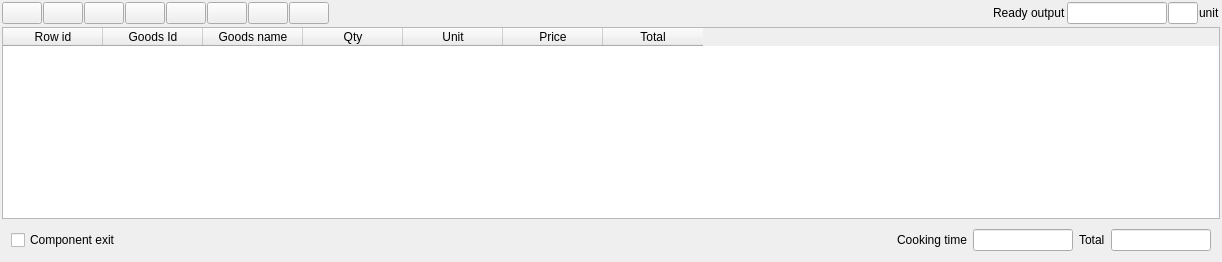
     <widget class="QWidget" name="tab_2">
      <attribute name="title">
       <string>Complectation</string>
      </attribute>
      <layout class="QHBoxLayout" name="horizontalLayout_4">
       <property name="leftMargin">
        <number>0</number>
       </property>
       <property name="topMargin">
        <number>0</number>
       </property>
       <property name="rightMargin">
        <number>0</number>
       </property>
       <property name="bottomMargin">
        <number>0</number>
       </property>
       <item>
        <widget class="QWidget" name="wbody" native="true">
         <property name="sizePolicy">
          <sizepolicy hsizetype="Preferred" vsizetype="Preferred">
           <horstretch>0</horstretch>
           <verstretch>5</verstretch>
          </sizepolicy>
         </property>
         <layout class="QVBoxLayout" name="verticalLayout_2">
          <property name="spacing">
           <number>1</number>
          </property>
          <property name="leftMargin">
           <number>1</number>
          </property>
          <property name="topMargin">
           <number>1</number>
          </property>
          <property name="rightMargin">
           <number>1</number>
          </property>
          <property name="bottomMargin">
           <number>1</number>
          </property>
          <item>
           <widget class="QWidget" name="wtoolbar" native="true">
            <layout class="QHBoxLayout" name="horizontalLayout_2">
             <property name="spacing">
              <number>1</number>
             </property>
             <property name="leftMargin">
              <number>1</number>
             </property>
             <property name="topMargin">
              <number>1</number>
             </property>
             <property name="rightMargin">
              <number>1</number>
             </property>
             <property name="bottomMargin">
              <number>1</number>
             </property>
             <item>
              <widget class="QPushButton" name="btnAddGoods">
               <property name="focusPolicy">
                <enum>Qt::FocusPolicy::NoFocus</enum>
               </property>
               <property name="text">
                <string/>
               </property>
               <property name="icon">
                <iconset resource="../resources/res.qrc">
                 <normaloff>:/add.png</normaloff>:/add.png</iconset>
               </property>
              </widget>
             </item>
             <item>
              <widget class="QPushButton" name="btnRemoveGoods">
               <property name="focusPolicy">
                <enum>Qt::FocusPolicy::NoFocus</enum>
               </property>
               <property name="text">
                <string/>
               </property>
               <property name="icon">
                <iconset resource="../resources/res.qrc">
                 <normaloff>:/remove.png</normaloff>:/remove.png</iconset>
               </property>
              </widget>
             </item>
             <item>
              <widget class="QPushButton" name="btnNewGoods">
               <property name="focusPolicy">
                <enum>Qt::FocusPolicy::NoFocus</enum>
               </property>
               <property name="text">
                <string/>
               </property>
               <property name="icon">
                <iconset resource="../resources/res.qrc">
                 <normaloff>:/new.png</normaloff>:/new.png</iconset>
               </property>
              </widget>
             </item>
             <item>
              <widget class="QPushButton" name="btnCopy">
               <property name="focusPolicy">
                <enum>Qt::FocusPolicy::NoFocus</enum>
               </property>
               <property name="text">
                <string/>
               </property>
               <property name="icon">
                <iconset resource="../resources/res.qrc">
                 <normaloff>:/copy.png</normaloff>:/copy.png</iconset>
               </property>
              </widget>
             </item>
             <item>
              <widget class="QPushButton" name="btnPaste">
               <property name="focusPolicy">
                <enum>Qt::FocusPolicy::NoFocus</enum>
               </property>
               <property name="text">
                <string/>
               </property>
               <property name="icon">
                <iconset resource="../resources/res.qrc">
                 <normaloff>:/paste.png</normaloff>:/paste.png</iconset>
               </property>
              </widget>
             </item>
             <item>
              <widget class="QPushButton" name="btnFromProduct">
               <property name="focusPolicy">
                <enum>Qt::FocusPolicy::NoFocus</enum>
               </property>
               <property name="text">
                <string/>
               </property>
               <property name="icon">
                <iconset resource="../resources/res.qrc">
                 <normaloff>:/draft.png</normaloff>:/draft.png</iconset>
               </property>
              </widget>
             </item>
             <item>
              <widget class="QPushButton" name="btnPosUp">
               <property name="focusPolicy">
                <enum>Qt::FocusPolicy::NoFocus</enum>
               </property>
               <property name="text">
                <string/>
               </property>
               <property name="icon">
                <iconset resource="../resources/res.qrc">
                 <normaloff>:/up-arrow.png</normaloff>:/up-arrow.png</iconset>
               </property>
              </widget>
             </item>
             <item>
              <widget class="QPushButton" name="btnPosDown">
               <property name="focusPolicy">
                <enum>Qt::FocusPolicy::NoFocus</enum>
               </property>
               <property name="text">
                <string/>
               </property>
               <property name="icon">
                <iconset resource="../resources/res.qrc">
                 <normaloff>:/down-arrow.png</normaloff>:/down-arrow.png</iconset>
               </property>
              </widget>
             </item>
             <item>
              <spacer name="horizontalSpacer_2">
               <property name="orientation">
                <enum>Qt::Orientation::Horizontal</enum>
               </property>
               <property name="sizeHint" stdset="0">
                <size>
                 <width>40</width>
                 <height>20</height>
                </size>
               </property>
              </spacer>
             </item>
             <item>
              <widget class="QLabel" name="label_3">
               <property name="text">
                <string>Ready output</string>
               </property>
              </widget>
             </item>
             <item>
              <widget class="C5LineEditWithSelector" name="leComplectOutputQty">
               <property name="maximumSize">
                <size>
                 <width>100</width>
                 <height>16777215</height>
                </size>
               </property>
               <property name="Field" stdset="0">
                <string>f_complectout</string>
               </property>
               <property name="Type" stdset="0">
                <number>4</number>
               </property>
              </widget>
             </item>
             <item>
              <widget class="C5LineEditWithSelector" name="leIsComplect">
               <property name="maximumSize">
                <size>
                 <width>30</width>
                 <height>16777215</height>
                </size>
               </property>
               <property name="Field" stdset="0">
                <string>f_iscomplect</string>
               </property>
               <property name="Type" stdset="0">
                <number>1</number>
               </property>
              </widget>
             </item>
             <item>
              <widget class="QLabel" name="lbOutputUnit">
               <property name="text">
                <string>unit</string>
               </property>
              </widget>
             </item>
            </layout>
           </widget>
          </item>
          <item>
           <widget class="QWidget" name="widget_4" native="true">
            <property name="sizePolicy">
             <sizepolicy hsizetype="Preferred" vsizetype="Preferred">
              <horstretch>0</horstretch>
              <verstretch>5</verstretch>
             </sizepolicy>
            </property>
            <layout class="QVBoxLayout" name="verticalLayout_3">
             <property name="spacing">
              <number>1</number>
             </property>
             <property name="leftMargin">
              <number>1</number>
             </property>
             <property name="topMargin">
              <number>1</number>
             </property>
             <property name="rightMargin">
              <number>1</number>
             </property>
             <property name="bottomMargin">
              <number>1</number>
             </property>
             <item>
              <widget class="C5TableWidget" name="tblGoods">
               <property name="focusPolicy">
                <enum>Qt::FocusPolicy::NoFocus</enum>
               </property>
               <property name="editTriggers">
                <set>QAbstractItemView::EditTrigger::NoEditTriggers</set>
               </property>
               <property name="selectionMode">
                <enum>QAbstractItemView::SelectionMode::SingleSelection</enum>
               </property>
               <column>
                <property name="text">
                 <string>Row id</string>
                </property>
               </column>
               <column>
                <property name="text">
                 <string>Goods Id</string>
                </property>
               </column>
               <column>
                <property name="text">
                 <string>Goods name</string>
                </property>
               </column>
               <column>
                <property name="text">
                 <string>Qty</string>
                </property>
               </column>
               <column>
                <property name="text">
                 <string>Unit</string>
                </property>
               </column>
               <column>
                <property name="text">
                 <string>Price</string>
                </property>
               </column>
               <column>
                <property name="text">
                 <string>Total</string>
                </property>
               </column>
              </widget>
             </item>
             <item>
              <widget class="QWidget" name="widget_5" native="true">
               <layout class="QHBoxLayout" name="horizontalLayout_3">
                <item>
                 <widget class="C5CheckBox" name="chComponentExit">
                  <property name="text">
                   <string>Component exit</string>
                  </property>
                  <property name="Field" stdset="0">
                   <string>f_component_exit</string>
                  </property>
                 </widget>
                </item>
                <item>
                 <spacer name="horizontalSpacer_3">
                  <property name="orientation">
                   <enum>Qt::Orientation::Horizontal</enum>
                  </property>
                  <property name="sizeHint" stdset="0">
                   <size>
                    <width>770</width>
                    <height>20</height>
                   </size>
                  </property>
                 </spacer>
                </item>
                <item>
                 <widget class="QLabel" name="label_15">
                  <property name="text">
                   <string>Cooking time</string>
                  </property>
                 </widget>
                </item>
                <item>
                 <widget class="C5LineEdit" name="leCookingTime">
                  <property name="minimumSize">
                   <size>
                    <width>100</width>
                    <height>0</height>
                   </size>
                  </property>
                  <property name="maximumSize">
                   <size>
                    <width>100</width>
                    <height>16777215</height>
                   </size>
                  </property>
                  <property name="focusPolicy">
                   <enum>Qt::FocusPolicy::StrongFocus</enum>
                  </property>
                  <property name="readOnly">
                   <bool>false</bool>
                  </property>
                 </widget>
                </item>
                <item>
                 <widget class="QLabel" name="label_8">
                  <property name="text">
                   <string>Total</string>
                  </property>
                 </widget>
                </item>
                <item>
                 <widget class="C5LineEdit" name="leTotal">
                  <property name="minimumSize">
                   <size>
                    <width>100</width>
                    <height>0</height>
                   </size>
                  </property>
                  <property name="maximumSize">
                   <size>
                    <width>100</width>
                    <height>16777215</height>
                   </size>
                  </property>
                  <property name="focusPolicy">
                   <enum>Qt::FocusPolicy::NoFocus</enum>
                  </property>
                  <property name="readOnly">
                   <bool>true</bool>
                  </property>
                 </widget>
                </item>
               </layout>
              </widget>
             </item>
            </layout>
           </widget>
          </item>
         </layout>
        </widget>
       </item>
      </layout>
     </widget>
